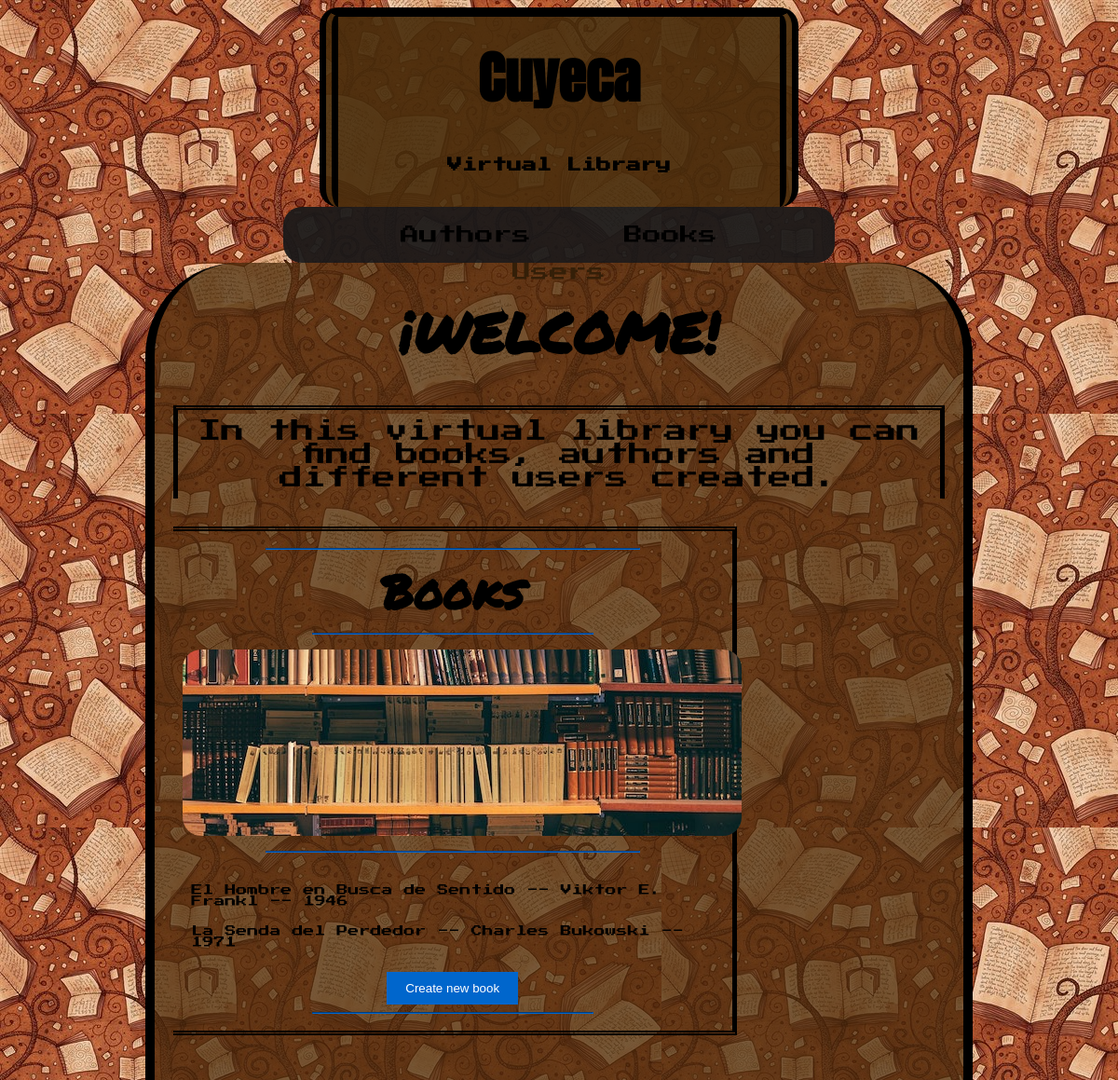
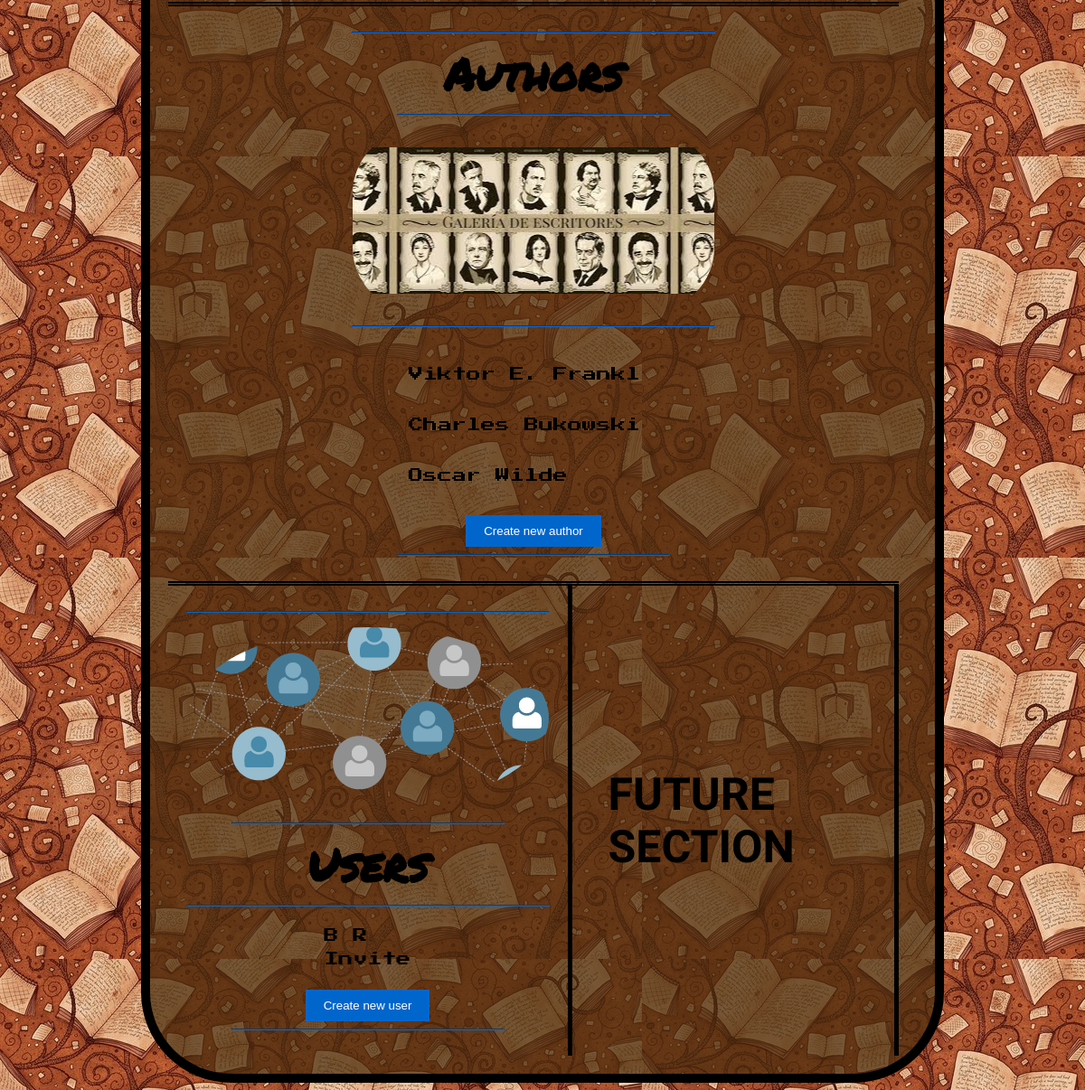
/library/, run on the app's committed database (2 pictures, top to bottom).
### library/models/book.py (models this page shows, shortened)
class Book(models.Model):
    name = models.CharField(max_length=60)
    author = models.ForeignKey(Author, on_delete=models.CASCADE, blank=True, null=True)
    genre = models.CharField(max_length=100)
    release_date = models.IntegerField(default=0)
    number_pages = models.IntegerField(default=0)
    summary = models.TextField(default=0, max_length=800)

### library/models/author.py (models this page shows, shortened)
class Author(models.Model):
    name = models.CharField(max_length=100)
    birth_date = models.DateField()
    death_date = models.DateField()
    books = models.ManyToManyField('Book', related_name='authors', blank=True)
    def __str__(self):
        return self.name

### library/models/users.py (models this page shows, shortened)
class User(models.Model):
    first_name = models.CharField(max_length=50)
    last_name = models.CharField(max_length=50,blank=True)
    DOCUMENT_TYPE_CHOICE = (
        ("CC", "Cedula de Ciudadania"),
        ("PPT", "Permiso de Protección Temporal"),
        ("CE", "Cedula de Extranjeria"),
        ("TI", "Tarjeta de Identidad"),
        ("CL", "Code Librery")
    )
    document_type = models.CharField(
        max_length=3, choices=DOCUMENT_TYPE_CHOICE, default="CC")
    document_number = models.IntegerField(default=0)
    age = models.IntegerField(default=0)

### library/views/views.py (the view)
# urls.py: path('', views.index, name="index")
def index(request):
    book = Book.objects.all()
    user = User.objects.all()
    author = Author.objects.all()
    return render(
        request,
        'library/index.html',
        context={
            "books": book,
            "authors": author,
            "users": user
        }
    )

### library/templates/library/index.html
{%load static%}
<link rel="stylesheet" type="text/css" href="{% static 'library/style_index.css' %}">
<div class="head">
    <h1> Cuyeca </h1>
    <h4>Virtual Library</h4>
    <br>
</div>
<nav>
    <ul>
        <li><a href="{% url 'authors'%}">Authors</a></li>
        <li><a href="{% url 'books'%}">Books</a></li>
        <li><a href="{% url 'users'%}">Users</a></li>
    </ul>
</nav>
<div class="container">
    <div class="head_cont">
        <h1>¡WELCOME!</h1>
    </div>
    <div class="descr">
        <p>
            In this virtual library you can find books, authors and different users created.
        </p>
    </div>
    <div class="books-section">
        <hr class="line1">
        <h2>Books</h2>
        <hr class="line2">
        <hr class="line-img">
        <hr class="line3">
        {% if books %}
        <ul>
            {% for book in books %}
            <li><a href="{% url 'book-detail' pk=book.pk %}">{{ book.name }} -- {{ book.author }}
                    -- {{book.release_date}}
                </a></li>
            {% endfor %}
        </ul>
        {% endif %}
        <input type="button" value="Create new book" onclick="window.location.href='{% url 'create-book'  %}'" />
        <hr class="line4">
    </div>
    <div class="authors-section">
        <hr class="line1">
        <h2>Authors</h2>
        <hr class="line2">
        <hr class="line-img">
        <hr class="line3">
        {% if authors %}
        <ul>
            {% for author in authors %}
            <li><a href="{% url 'author-detail' pk=author.pk %}">{{ author.name }}</a></li>
            {% endfor %}
        </ul>
        {% endif %}
        <input type="button" value="Create new author" onclick="window.location.href='{% url 'create-author' %}'" />
        <hr class="line4">
    </div>
    <div class="users-section">
        <hr class="line1">
        <hr class="line-img">
        <hr class="line2">
        <h2>Users</h2>
        <hr class="line3">
        {% if users %}
        <ul>
            {% for user in users %}
            <li><a href="{% url 'user-detail' pk=user.pk %}">{{ user.first_name }} {{ user.last_name }}</a></li>
            {% endfor %}
        </ul>
        {% endif %}
        <input type="button" value="Create new user" onclick="window.location.href='{% url 'create-user'  %}'" />
        <hr class="line4">
    </div>
    <div class="future-section">
        <H1>FUTURE SECTION</H1>
    </div>
</div>

### data on the page
Book: name "El Hombre en Busca de Sentido", author "Viktor E. Frankl", release_date "1946"
Book: name "La Senda del Perdedor", author "Charles Bukowski", release_date "1971"
Author: name "Viktor E. Frankl"
Author: name "Charles Bukowski"
Author: name "Oscar Wilde"
User: first_name "B", last_name "R"
User: first_name "Invite"
